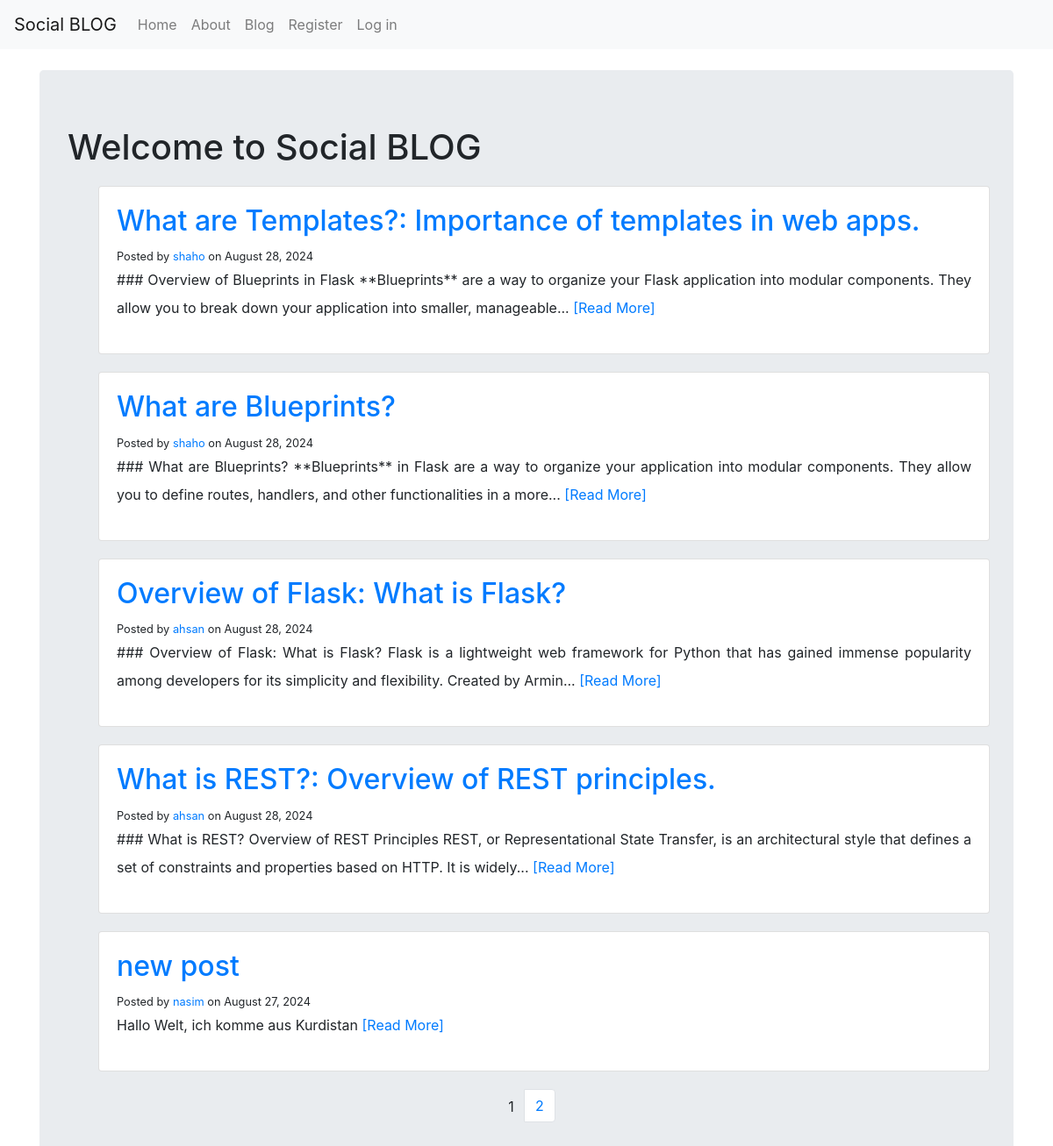
The page /posts on the database its author committed.
### blog/models.py (models this page shows, shortened)
class BlogPost(db.Model):
    __tablename__ = "posts"
    id = db.Column(db.Integer, primary_key=True)
    date = db.Column(
        db.DateTime, nullable=False, default=datetime.now(timezone.utc)
        )
    title = db.Column(db.String(160), nullable=False)
    text = db.Column(db.Text, nullable=False)
    user_id = db.Column(db.Integer, db.ForeignKey("users.id"), nullable=False)

class User(db.Model, UserMixin):
    __tablename__ = "users"
    id = db.Column(db.Integer, primary_key=True)
    username = db.Column(db.String(120), unique=True, index=True)
    email = db.Column(db.String(120), index=True, unique=True)
    profile_image = db.Column(
        db.String(240), nullable=False,
        default="profile_image.png"
    )
    password_hash = db.Column(db.String(128))
    posts = db.relationship("BlogPost", backref="author", lazy=True)

### blog/blog_posts/views.py (the view)
@blog_posts.route('/posts', methods=['GET'])
def posts():
    page = request.args.get('page', 1, type=int)
    blog_posts = BlogPost.query.order_by(
        BlogPost.date.desc()).paginate(page=page, per_page=5)
    print(page)
    return render_template('posts.html', blog_posts=blog_posts, page=page)

### blog/templates/posts.html
{% extends 'base.html' %}
{% block content %}
    <h1>Welcome to Social BLOG</h1>
    <div class="container">
        {% for post in blog_posts.items %}
        <div class="card" style="width: 100%;">
            <div class="card-body">
                <h2><a href="{{url_for('blog_posts.blog_post', blog_post_id=post.id)}}"> {{post.title|e}} </a> </h2>
                <small>Posted by <a href="{{ url_for('users.user_posts', username=post.author.username) }}">{{ post.author.username|e}} </a> on {{ post.date.strftime('%B %d, %Y') }}</small>
                <div>
                    <p>
                        {{ post.text|truncate(200)|e }}
                        <a href="{{url_for('blog_posts.blog_post', blog_post_id=post.id)}}">[Read More]</a>
                    </p>
                </div>
            </div>
        </div>
        {% endfor %}
        <div align="center">
            <nav aria-label="Page navigation">
              <ul class="pagination justify-content-center">
                {% for page_num in blog_posts.iter_pages(right_edge=1, left_edge=1, left_current=1, right_current=1) %}
                        {% if blog_posts.page == page_num %}
                                <li class="page-item disabled">{{page_num}}</li>
                        {% else %}
                        <li class="page-item">
                            <a class="page-link" href="{{ url_for('blog_posts.posts', page=page_num) }}">{{ page_num }}</a>
                        </li>
                        {% endif %}
                {% endfor %}
              </ul>
            </nav>
        </div>
    </div>
{% endblock %}

### blog/static/styles.css (style rules this page uses)
.card { margin: 20px !important; }
p { line-height: 2rem; text-align: justify; }
li.page-item.disabled { padding: .5rem .75rem; }

### rows shown on the page
BlogPost: title "What are Templates?: Importance of templates in web apps.", author.username "shaho", date "August 28, 2024", text "### Overview of Blueprints in Flask **Blueprints** are a way to organize your Flask application into modular components. They allow you to break down your application into smaller, manageable..."
BlogPost: title "What are Blueprints?", author.username "shaho", date "August 28, 2024", text "### What are Blueprints? **Blueprints** in Flask are a way to organize your application into modular components. They allow you to define routes, handlers, and other functionalities in a more..."
BlogPost: title "Overview of Flask: What is Flask?", author.username "ahsan", date "August 28, 2024", text "### Overview of Flask: What is Flask? Flask is a lightweight web framework for Python that has gained immense popularity among developers for its simplicity and flexibility. Created by Armin..."
BlogPost: title "What is REST?: Overview of REST principles.", author.username "ahsan", date "August 28, 2024", text "### What is REST? Overview of REST Principles REST, or Representational State Transfer, is an architectural style that defines a set of constraints and properties based on HTTP. It is widely..."
BlogPost: title "new post", author.username "nasim", date "August 27, 2024", text "Hallo Welt, ich komme aus Kurdistan"

### other values the page prints
{{ page_num }} "1"
{{ page_num }} "2"
